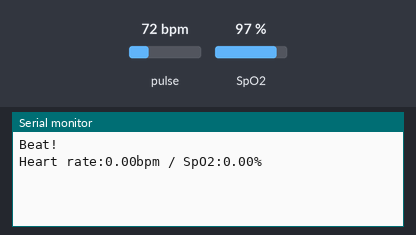
Simulated run of this sketch. Board: Arduino Uno, built with avr-gcc and run on an emulated ATmega328P. On the bench: the last lines printed to the serial monitor. The inputs (shaded band) are chosen by the test bench; at power-on: pulse 72 bpm, SpO2 97 %.

Above: at 1.2 s.
1.3 s: pulse set to 42 bpm
At 2.7 s:
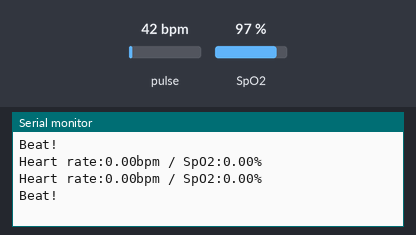
2.8 s: SpO2 set to 80 %
At 3.6 s:
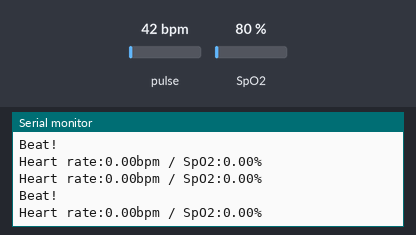
4.3 s: pulse set to 70 bpm
At 7.8 s:
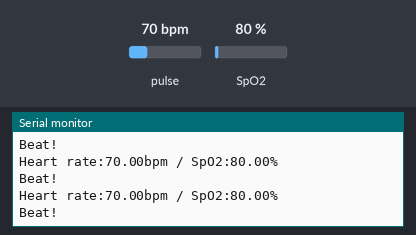
Timing chart, 0 to 9.3 s (numbered marks = the images above; inputs shaded):
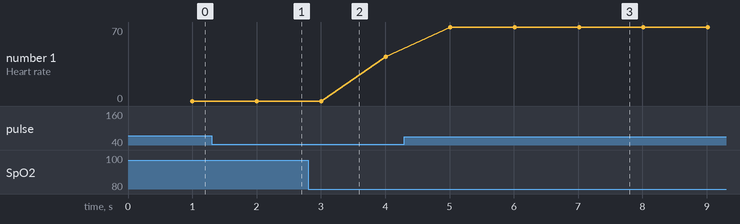

The sketch:

PulseSensorwithLinkitSamarDou.ino
```cpp
//Works with NodeMcu Version 01

#include <Wire.h>
#include "MAX30100_PulseOximeter.h"


#define REPORTING_PERIOD_MS     1000


// PulseOximeter is the higher level interface to the sensor. Let's create the object here
PulseOximeter pox;

uint32_t tsLastReport = 0;
volatile boolean heartBeatDetected = false;

// Callback method will be fired when a pulse is detected
void onBeatDetected()
{
    heartBeatDetected = true;
    Serial.println("Beat!");
}

void setup()
{

  // Initializing serial port for debugging purposes
  Serial.begin(115200);
  delay(10);
  //Wire.begin(D3, D4);  //SDA   SCL
  //Wire.setClock(100000);

    // Initialize the PulseOximeter instance and register a beat-detected callback
    pox.begin();
    pox.setOnBeatDetectedCallback(onBeatDetected);
}

void loop()
{
    // Make sure to call update as soon as possible
    pox.update();

    // Asynchronously dump heart rate and oxidation levels to the serial, and publish to Firebase
    // For both, a value of 0 means "invalid"
    if (millis() - tsLastReport > REPORTING_PERIOD_MS) {

        float bpm = pox.getHeartRate();
        float spO2 = pox.getSpO2();

        Serial.print("Heart rate:");
        Serial.print(bpm);
        Serial.print("bpm / SpO2:");
        Serial.print(spO2);
        Serial.println("%");

        tsLastReport = millis();

    }
}
```

Measured:
- after the input at 4.3 s, the serial monitor: prints a new line after 0.71 s (image 3)
- plotted number 1: 42 → 70 after the input at 4.3 s
